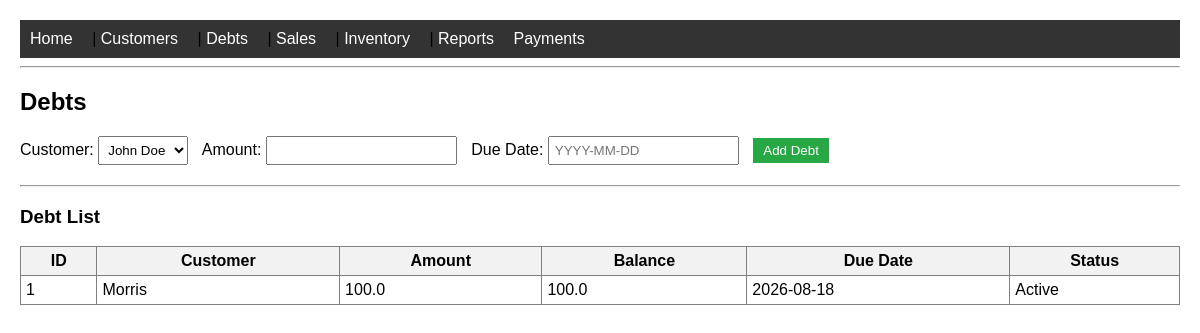
The app's page /debts, older data.
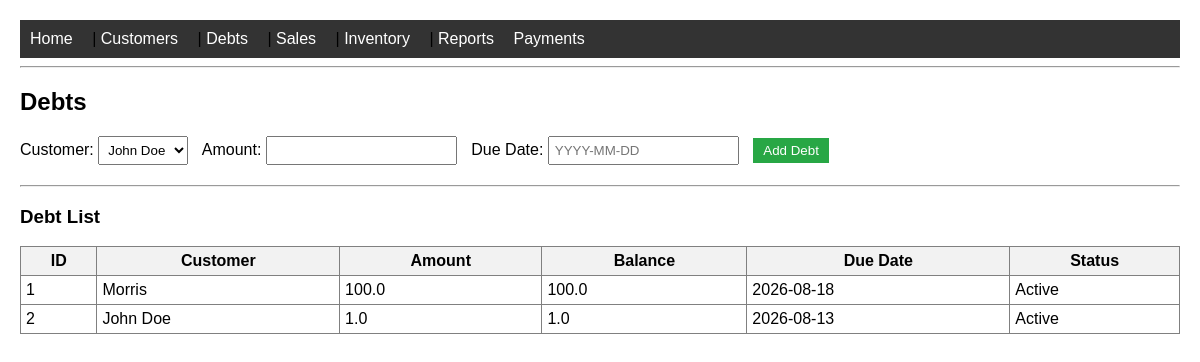
The same page, newer data.
### models.py (models this page shows)
class Debt(db.Model):
    __tablename__ = "debt"
    id = db.Column(db.Integer, primary_key=True)
    customer_id = db.Column(db.Integer, db.ForeignKey("customer.id"), nullable=False)
    amount = db.Column(db.Float, nullable=False)
    balance = db.Column(db.Float, nullable=False)
    due_date = db.Column(db.String(20))
    status = db.Column(db.String(20), default="Active")
    customer = db.relationship("Customer", back_populates="debts")
    payments = db.relationship("Payment", back_populates="debt", lazy=True)

class Customer(db.Model):
    __tablename__ = "customer"
    id = db.Column(db.Integer, primary_key=True)
    name = db.Column(db.String(100), nullable=False)
    contact_info = db.Column(db.String(200))
    debts = db.relationship("Debt", back_populates="customer", lazy=True)
    sales = db.relationship("Sale", back_populates="customer", lazy=True)

### app.py (the view, shortened to what this page needs)
@app.route("/debts", methods=["GET", "POST"])
def debts():
    customers = Customer.query.all()
    all_debts = Debt.query.all()
    return render_template("debts.html", customers=customers, debts=all_debts)

### templates/debts.html
{% extends "base.html" %}
{% block content %}
<h2>Debts</h2>
<form method="POST">
    <label for="customer_id">Customer:</label>
    <select name="customer_id" required>
        {% for customer in customers %}
        <option value="{{ customer.id }}">{{ customer.name }}</option>
        {% endfor %}
    </select>
    <label for="amount">Amount:</label>
    <input type="number" step="0.01" name="amount" required>
    <label for="due_date">Due Date:</label>
    <input type="text" name="due_date" placeholder="YYYY-MM-DD">
    <button type="submit">Add Debt</button>
</form>
<hr>
<h3>Debt List</h3>
<table border="1" cellpadding="5">
    <tr>
        <th>ID</th>
        <th>Customer</th>
        <th>Amount</th>
        <th>Balance</th>
        <th>Due Date</th>
        <th>Status</th>
    </tr>
    {% for debt in debts %}
    <tr>
        <td>{{ debt.id }}</td>
        <td>{{ debt.customer.name }}</td>
        <td>{{ debt.amount }}</td>
        <td>{{ debt.balance }}</td>
        <td>{{ debt.due_date }}</td>
        <td>{{ debt.status }}</td>
    </tr>
    {% endfor %}
</table>
{% endblock %}

### templates/base.html (shortened to what this page needs)
<!DOCTYPE html>
<html lang="en">
<head>
    <link rel="stylesheet" href="{{ url_for('static', filename='style.css') }}">
</head>
<body>
    <nav>
        <a href="/">Home</a> |
        <a href="/customers">Customers</a> |
        <a href="/debts">Debts</a> |
        <a href="/sales">Sales</a> |
        <a href="/inventory">Inventory</a> |
        <a href="/reports">Reports</a>
        <a href="/payments">Payments</a>
    </nav>
    <hr>
    {% block content %}{% endblock %}
</body>
</html>

### static/style.css (style rules this page uses)
body { font-family: Arial, sans-serif; margin: 20px; }
nav { background-color: #333; padding: 10px; }
nav a { color: white; margin-right: 15px; text-decoration: none; }
form { margin-bottom: 20px; }
form input { margin-right: 10px; padding: 5px; }
form button { padding: 5px 10px; background-color: #007bff; color: white; border: none; cursor: pointer; }
table { width: 100%; border-collapse: collapse; }
table th { background-color: #f2f2f2; }
form input, form select { margin-right: 10px; padding: 5px; }
form button { padding: 5px 10px; background-color: #28a745; color: white; border: none; cursor: pointer; }

Row changes from the older to the newer data that the page shows:
added Debt: id "2", customer.name "John Doe", amount "1.0", balance "1.0", due_date "2026-08-13", status "Active"
